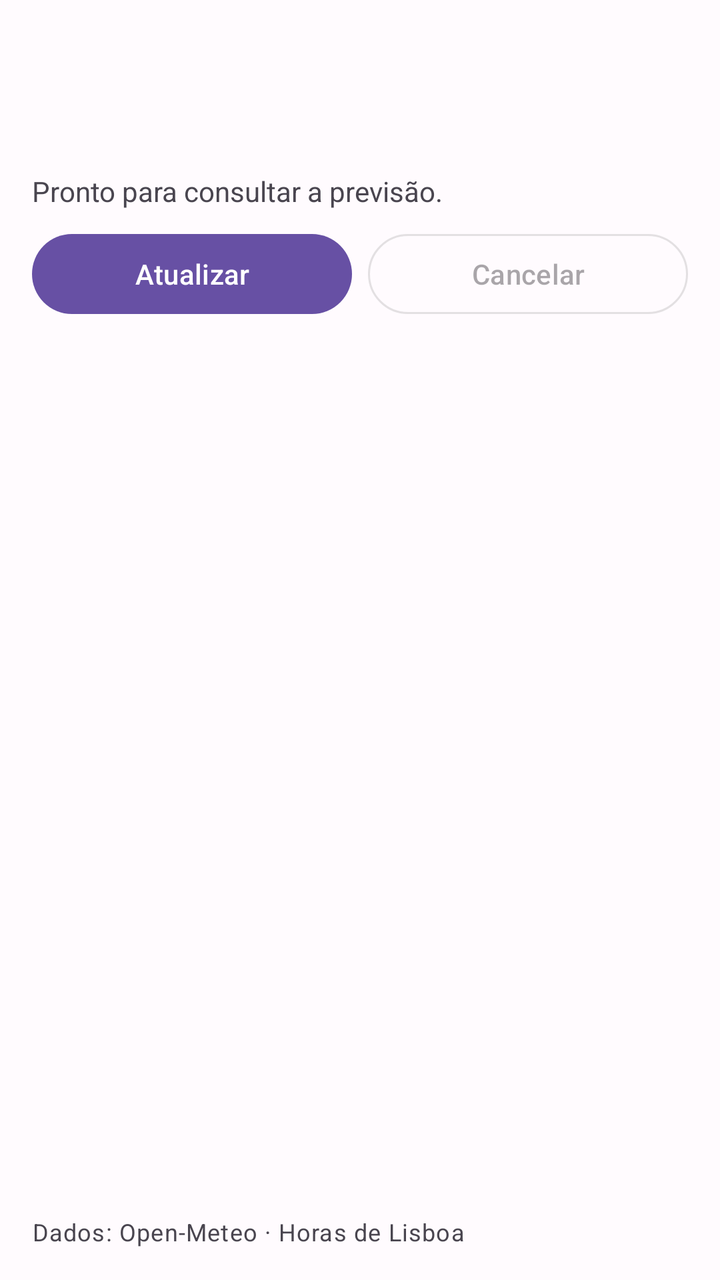
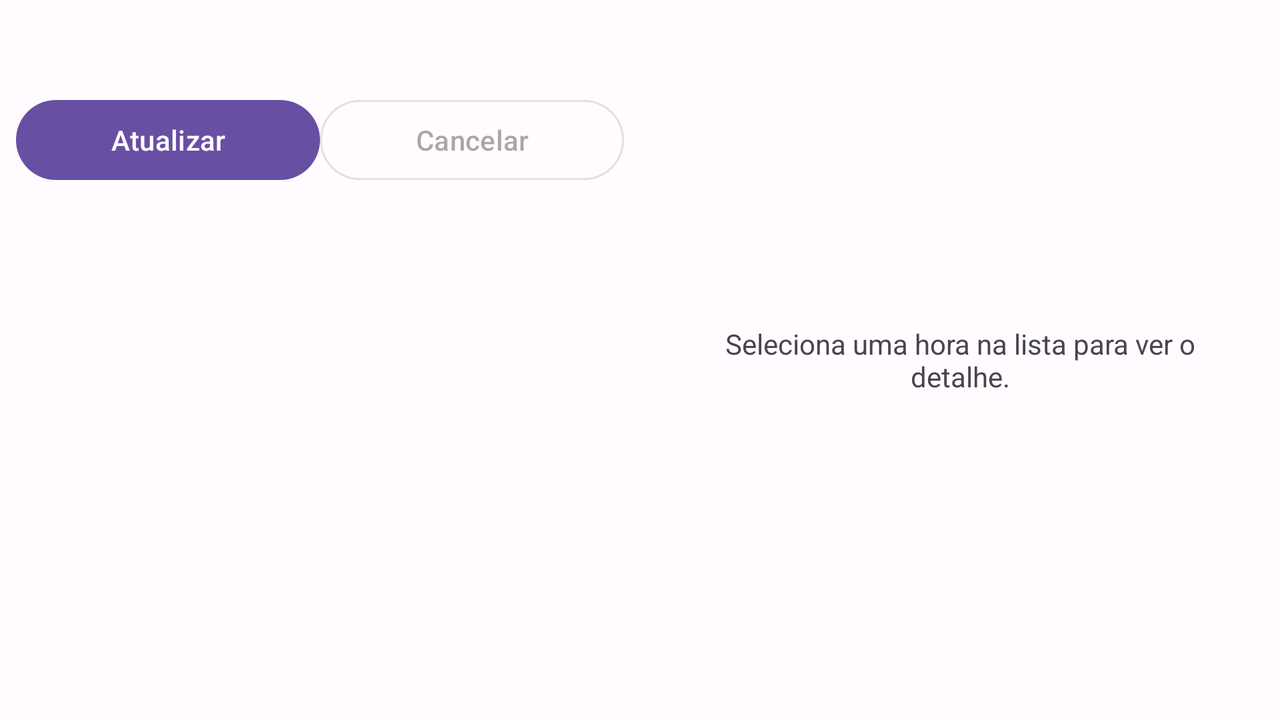

Compare how this app lays out the same screen by default and in its alternative resource folder. The renders come first, then the two layout files and the values they reference.
<!-- AndroidManifest.xml: activity theme Theme.UPTStudentHub.Explorer -->
<!-- res/layout/activity_explorer.xml -->
<?xml version="1.0" encoding="utf-8"?>
<FrameLayout xmlns:android="http://schemas.android.com/apk/res/android"
    android:layout_width="match_parent" android:layout_height="match_parent"
    android:fitsSystemWindows="true">
<LinearLayout
    android:layout_width="match_parent" android:layout_height="match_parent"
    android:orientation="vertical"
    android:padding="@dimen/spacing_m">
    <TextView android:id="@+id/tvExplorerGreeting"
        android:layout_width="match_parent" android:layout_height="wrap_content"
        android:textAppearance="?attr/textAppearanceBodyLarge" />
    <TextView android:id="@+id/tvExplorerBeach"
        android:layout_width="match_parent" android:layout_height="wrap_content"
        android:layout_marginTop="@dimen/spacing_s"
        android:textAppearance="?attr/textAppearanceHeadlineSmall" />
    <TextView android:id="@+id/tvExplorerOffline"
        android:layout_width="match_parent" android:layout_height="wrap_content"
        android:padding="@dimen/spacing_s" android:visibility="gone"
        android:text="@string/explorer_offline" android:accessibilityLiveRegion="polite"
        android:textColor="?attr/colorOnErrorContainer" android:background="?attr/colorErrorContainer" />
    <TextView android:id="@+id/tvExplorerBattery"
        android:layout_width="match_parent" android:layout_height="wrap_content"
        android:padding="@dimen/spacing_s" android:visibility="gone"
        android:text="@string/explorer_battery_low" android:accessibilityLiveRegion="polite"
        android:textColor="?attr/colorOnSecondaryContainer" android:background="?attr/colorSecondaryContainer" />
    <TextView android:id="@+id/tvExplorerStatus"
        android:layout_width="match_parent" android:layout_height="wrap_content"
        android:layout_marginTop="@dimen/spacing_s"
        android:text="@string/explorer_idle" />
    <ProgressBar android:id="@+id/progressExplorer"
        style="?android:attr/progressBarStyleHorizontal"
        android:layout_width="match_parent" android:layout_height="wrap_content"
        android:indeterminate="true" android:visibility="gone" />
    <LinearLayout android:layout_width="match_parent" android:layout_height="wrap_content"
        android:orientation="horizontal" android:baselineAligned="false"
        android:layout_marginTop="@dimen/spacing_s">
        <Button android:id="@+id/btnExplorerRefresh"
            android:layout_width="0dp" android:layout_height="wrap_content" android:layout_weight="1"
            android:layout_marginEnd="@dimen/spacing_s" android:minHeight="@dimen/touch_target"
            android:text="@string/btn_refresh" />
        <Button android:id="@+id/btnExplorerCancel" style="?attr/materialButtonOutlinedStyle"
            android:layout_width="0dp" android:layout_height="wrap_content" android:layout_weight="1"
            android:minHeight="@dimen/touch_target" android:enabled="false"
            android:text="@string/btn_cancel" />
    </LinearLayout>
    <TextView android:id="@+id/tvExplorerRetained"
        android:layout_width="match_parent" android:layout_height="wrap_content"
        android:layout_marginTop="@dimen/spacing_s" android:visibility="gone" />
    <TextView android:id="@+id/tvExplorerCount"
        android:layout_width="match_parent" android:layout_height="wrap_content"
        android:layout_marginTop="@dimen/spacing_s"
        android:textAppearance="?attr/textAppearanceTitleSmall" />
    <TextView android:id="@+id/tvExplorerThreshold"
        android:layout_width="match_parent" android:layout_height="wrap_content"
        android:textAppearance="?attr/textAppearanceBodySmall" />
    <ListView android:id="@+id/listExplorer"
        android:layout_width="match_parent" android:layout_height="0dp" android:layout_weight="1"
        android:layout_marginTop="@dimen/spacing_s"
        android:divider="?android:attr/listDivider"
        android:dividerHeight="@dimen/explorer_divider_height"
        android:saveEnabled="false" />
    <TextView android:layout_width="match_parent" android:layout_height="wrap_content"
        android:layout_marginTop="@dimen/spacing_s"
        android:text="@string/explorer_data_source"
        android:textAppearance="?attr/textAppearanceBodySmall" />
</LinearLayout>
</FrameLayout>
<!-- resources referenced by this layout -->
<resources>
  <dimen name="explorer_divider_height">1dp</dimen>
  <dimen name="spacing_m">16dp</dimen>
  <dimen name="spacing_s">8dp</dimen>
  <dimen name="touch_target">48dp</dimen>
  <string name="btn_cancel">Cancelar</string>
  <string name="btn_refresh">Atualizar</string>
  <string name="explorer_battery_low">Bateria fraca: atualização periódica suspensa.</string>
  <string name="explorer_data_source">Dados: Open-Meteo · Horas de Lisboa</string>
  <string name="explorer_idle">Pronto para consultar a previsão.</string>
  <string name="explorer_offline">Sem ligação à Internet.</string>
  <style name="Theme.UPTStudentHub.Explorer" parent="Theme.UPTStudentHub">
          <item name="android:windowAnimationStyle">@style/ExplorerWindowAnimations</item>
      </style>
  <style name="Theme.UPTStudentHub" parent="Base.Theme.UPTStudentHub" />
  <style name="ExplorerWindowAnimations" parent="@android:style/Animation.Activity">
          <item name="android:activityOpenEnterAnimation">@anim/screen_open_enter</item>
          <item name="android:activityOpenExitAnimation">@anim/screen_open_exit</item>
          <item name="android:activityCloseEnterAnimation">@anim/screen_close_enter</item>
          <item name="android:activityCloseExitAnimation">@anim/screen_close_exit</item>
      </style>
  <!-- from res/values-v27/ -->
  <style name="Base.Theme.UPTStudentHub" parent="Common.Theme.UPTStudentHub">
          <item name="android:windowLightStatusBar">true</item>
          <item name="android:windowLightNavigationBar">true</item>
          <item name="android:navigationBarColor">@color/app_surface</item>
      </style>
  <color name="app_surface">#FFFBFE</color>
  <color name="app_primary">#6750A4</color>
  <color name="app_on_primary">#FFFFFF</color>
  <color name="app_primary_container">#EADDFF</color>
  <color name="app_on_primary_container">#21005D</color>
  <color name="app_secondary">#625B71</color>
  <color name="app_on_secondary">#FFFFFF</color>
  <color name="app_secondary_container">#E8DEF8</color>
  <color name="app_on_secondary_container">#1D192B</color>
  <color name="app_on_surface">#1C1B1F</color>
  <color name="app_surface_variant">#E7E0EC</color>
  <color name="app_on_surface_variant">#49454F</color>
  <color name="app_outline">#79747E</color>
  <color name="app_error">#B3261E</color>
  <color name="app_on_error">#FFFFFF</color>
  <color name="app_error_container">#F9DEDC</color>
  <color name="app_on_error_container">#410E0B</color>
  <color name="app_legacy_navigation">#1C1B1F</color>
  <!-- some entries are left out for length -->
</resources>
<!-- res/layout-land/activity_explorer.xml (the repository's variant of the layout above) -->
<!-- drawn on the phone turned sideways -->
<?xml version="1.0" encoding="utf-8"?>
<LinearLayout xmlns:android="http://schemas.android.com/apk/res/android"
    xmlns:tools="http://schemas.android.com/tools"
    android:layout_width="match_parent" android:layout_height="match_parent"
    android:orientation="vertical" android:fitsSystemWindows="true">
    <LinearLayout android:layout_width="match_parent" android:layout_height="wrap_content"
        android:orientation="horizontal" android:baselineAligned="false">
    <TextView android:id="@+id/tvExplorerOffline"
        android:layout_width="0dp" android:layout_weight="1" android:layout_height="wrap_content"
        android:textAppearance="?attr/textAppearanceBodySmall"
        android:padding="@dimen/spacing_s" android:visibility="gone"
        android:text="@string/explorer_offline" android:accessibilityLiveRegion="polite"
        android:textColor="?attr/colorOnErrorContainer" android:background="?attr/colorErrorContainer" />
    <TextView android:id="@+id/tvExplorerBattery"
        android:layout_width="0dp" android:layout_weight="1" android:layout_height="wrap_content"
        android:textAppearance="?attr/textAppearanceBodySmall"
        android:padding="@dimen/spacing_s" android:visibility="gone"
        android:text="@string/explorer_battery_low" android:accessibilityLiveRegion="polite"
        android:textColor="?attr/colorOnSecondaryContainer" android:background="?attr/colorSecondaryContainer" />
    </LinearLayout>
    <LinearLayout android:layout_width="match_parent" android:layout_height="0dp" android:layout_weight="1"
        android:orientation="horizontal" android:baselineAligned="false">
    <LinearLayout android:layout_width="0dp" android:layout_weight="1" android:layout_height="match_parent"
        android:orientation="vertical" android:padding="@dimen/spacing_s">
        <LinearLayout android:layout_width="match_parent" android:layout_height="wrap_content" android:orientation="horizontal">
            <TextView android:id="@+id/tvExplorerGreeting" android:layout_width="0dp" android:layout_weight="1"
                android:layout_height="wrap_content" android:textAppearance="?attr/textAppearanceBodySmall" />
            <TextView android:id="@+id/tvExplorerBeach" android:layout_width="wrap_content"
                android:layout_height="wrap_content" android:textAppearance="?attr/textAppearanceTitleMedium" />
        </LinearLayout>
        <TextView android:id="@+id/tvExplorerStatus" android:layout_width="match_parent" android:layout_height="wrap_content"
            android:textAppearance="?attr/textAppearanceBodySmall" />
        <ProgressBar android:id="@+id/progressExplorer" style="?android:attr/progressBarStyleHorizontal"
            android:layout_width="match_parent" android:layout_height="wrap_content" android:indeterminate="true" android:visibility="gone" />
        <LinearLayout android:layout_width="match_parent" android:layout_height="wrap_content" android:orientation="horizontal" android:baselineAligned="false">
            <Button android:id="@+id/btnExplorerRefresh" android:layout_width="0dp" android:layout_weight="1"
                android:layout_height="wrap_content" android:minHeight="@dimen/touch_target" android:text="@string/btn_refresh" />
            <Button android:id="@+id/btnExplorerCancel" style="?attr/materialButtonOutlinedStyle"
                android:layout_width="0dp" android:layout_weight="1" android:layout_height="wrap_content"
                android:minHeight="@dimen/touch_target" android:text="@string/btn_cancel" android:enabled="false" />
        </LinearLayout>
        <TextView android:id="@+id/tvExplorerRetained" android:layout_width="match_parent" android:layout_height="wrap_content"
            android:textAppearance="?attr/textAppearanceBodySmall" android:visibility="gone" />
        <TextView android:id="@+id/tvExplorerCount" android:layout_width="match_parent" android:layout_height="wrap_content"
            android:textAppearance="?attr/textAppearanceBodySmall" />
        <TextView android:id="@+id/tvExplorerThreshold" android:layout_width="match_parent" android:layout_height="wrap_content"
            android:textAppearance="?attr/textAppearanceBodySmall" />
        <ListView android:id="@+id/listExplorer" android:layout_width="match_parent" android:layout_height="0dp"
            android:layout_weight="1" android:saveEnabled="false" android:divider="?android:attr/listDivider"
            android:dividerHeight="@dimen/explorer_divider_height" />
    </LinearLayout>
    
    <FrameLayout android:id="@+id/explorerDetailPane" tools:ignore="InconsistentLayout" android:layout_width="0dp" android:layout_weight="1"
        android:layout_height="match_parent">
        <TextView android:id="@+id/tvSelectDetail" tools:ignore="InconsistentLayout" android:layout_width="match_parent" android:layout_height="match_parent"
            android:gravity="center" android:padding="@dimen/spacing_m" android:text="@string/explorer_select_detail" />
        <include android:id="@+id/explorerDetailContent" tools:ignore="InconsistentLayout" layout="@layout/activity_detail"
            android:layout_width="match_parent" android:layout_height="match_parent" android:visibility="gone" />
    </FrameLayout>
    </LinearLayout>
</LinearLayout>
<!-- res/layout/activity_detail.xml (included above) -->
<?xml version="1.0" encoding="utf-8"?>
<ScrollView xmlns:android="http://schemas.android.com/apk/res/android"
    android:layout_width="match_parent" android:layout_height="match_parent"
    android:fitsSystemWindows="true" android:fillViewport="true">
    <LinearLayout android:layout_width="match_parent" android:layout_height="wrap_content"
        android:orientation="vertical" android:padding="@dimen/spacing_m">
        <TextView android:id="@+id/tvDetailBeach"
            android:layout_width="match_parent" android:layout_height="wrap_content"
            android:textAppearance="?attr/textAppearanceHeadlineSmall" />
        <TextView android:id="@+id/tvDetailTime"
            android:layout_width="match_parent" android:layout_height="wrap_content"
            android:textAppearance="?attr/textAppearanceTitleMedium" />
        <Button android:id="@+id/btnDetailFavorite" style="?attr/materialButtonOutlinedStyle"
            android:layout_width="match_parent" android:layout_height="wrap_content"
            android:layout_marginTop="@dimen/spacing_m" android:minHeight="@dimen/touch_target"
            android:text="@string/detail_mark_favorite" />
        <com.google.android.material.card.MaterialCardView android:id="@+id/detailCard"
            android:layout_width="match_parent" android:layout_height="wrap_content"
            android:layout_marginTop="@dimen/spacing_m">
            <LinearLayout android:layout_width="match_parent" android:layout_height="wrap_content"
                android:orientation="vertical" android:padding="@dimen/spacing_m">
                <TextView android:layout_width="match_parent" android:layout_height="wrap_content"
                    android:text="@string/detail_sea_title" android:textAppearance="?attr/textAppearanceTitleLarge" />
                <TextView android:id="@+id/tvDetailHeight"
                    android:layout_width="match_parent" android:layout_height="wrap_content"
                    android:layout_marginTop="@dimen/spacing_s" />
                <TextView android:id="@+id/tvDetailPeriod"
                    android:layout_width="match_parent" android:layout_height="wrap_content" />
                <TextView android:id="@+id/tvDetailDirection"
                    android:layout_width="match_parent" android:layout_height="wrap_content" />
                <TextView android:id="@+id/tvDetailWater"
                    android:layout_width="match_parent" android:layout_height="wrap_content" />
                <TextView android:layout_width="match_parent" android:layout_height="wrap_content"
                    android:layout_marginTop="@dimen/spacing_l"
                    android:text="@string/detail_weather_title" android:textAppearance="?attr/textAppearanceTitleLarge" />
                <TextView android:id="@+id/tvDetailStatus"
                    android:layout_width="match_parent" android:layout_height="wrap_content"
                    android:layout_marginTop="@dimen/spacing_s" android:text="@string/detail_idle" />
                <ProgressBar android:id="@+id/progressDetail"
                    style="?android:attr/progressBarStyleHorizontal"
                    android:layout_width="match_parent" android:layout_height="wrap_content"
                    android:indeterminate="true" android:visibility="gone" />
                <LinearLayout android:id="@+id/detailWeatherValues"
                    android:layout_width="match_parent" android:layout_height="wrap_content"
                    android:layout_marginTop="@dimen/spacing_s" android:orientation="vertical"
                    android:visibility="gone">
                    <TextView android:id="@+id/tvDetailWindSpeed"
                        android:layout_width="match_parent" android:layout_height="wrap_content" />
                    <TextView android:id="@+id/tvDetailWindDirection"
                        android:layout_width="match_parent" android:layout_height="wrap_content" />
                    <TextView android:id="@+id/tvDetailAir"
                        android:layout_width="match_parent" android:layout_height="wrap_content" />
                </LinearLayout>
                <Button android:id="@+id/btnDetailRefresh"
                    android:layout_width="match_parent" android:layout_height="wrap_content"
                    android:layout_marginTop="@dimen/spacing_m" android:minHeight="@dimen/touch_target"
                    android:text="@string/detail_retry" />
            </LinearLayout>
        </com.google.android.material.card.MaterialCardView>
        <TextView android:layout_width="match_parent" android:layout_height="wrap_content"
            android:layout_marginTop="@dimen/spacing_m" android:text="@string/explorer_data_source"
            android:textAppearance="?attr/textAppearanceBodySmall" />
    </LinearLayout>
</ScrollView>
<!-- resources referenced by the variant -->
<!-- as the phone turned sideways resolves them -->
<resources>
  <dimen name="explorer_divider_height">1dp</dimen>
  <dimen name="spacing_l">24dp</dimen>
  <dimen name="spacing_m">16dp</dimen>
  <dimen name="spacing_s">8dp</dimen>
  <dimen name="touch_target">48dp</dimen>
  <string name="btn_cancel">Cancelar</string>
  <string name="btn_refresh">Atualizar</string>
  <string name="detail_idle">Pronto para consultar o detalhe.</string>
  <string name="detail_mark_favorite">Marcar favorito</string>
  <string name="detail_retry">Atualizar meteorologia</string>
  <string name="detail_sea_title">Mar</string>
  <string name="detail_weather_title">Vento e temperatura do ar</string>
  <string name="explorer_battery_low">Bateria fraca: atualização periódica suspensa.</string>
  <string name="explorer_data_source">Dados: Open-Meteo · Horas de Lisboa</string>
  <string name="explorer_offline">Sem ligação à Internet.</string>
  <string name="explorer_select_detail">Seleciona uma hora na lista para ver o detalhe.</string>
  <style name="Theme.UPTStudentHub.Explorer" parent="Theme.UPTStudentHub">
          <item name="android:windowAnimationStyle">@style/ExplorerWindowAnimations</item>
      </style>
  <style name="Theme.UPTStudentHub" parent="Base.Theme.UPTStudentHub" />
  <style name="ExplorerWindowAnimations" parent="@android:style/Animation.Activity">
          <item name="android:activityOpenEnterAnimation">@anim/screen_open_enter</item>
          <item name="android:activityOpenExitAnimation">@anim/screen_open_exit</item>
          <item name="android:activityCloseEnterAnimation">@anim/screen_close_enter</item>
          <item name="android:activityCloseExitAnimation">@anim/screen_close_exit</item>
      </style>
  <!-- from res/values-v27/ -->
  <style name="Base.Theme.UPTStudentHub" parent="Common.Theme.UPTStudentHub">
          <item name="android:windowLightStatusBar">true</item>
          <item name="android:windowLightNavigationBar">true</item>
          <item name="android:navigationBarColor">@color/app_surface</item>
      </style>
  <color name="app_surface">#FFFBFE</color>
  <color name="app_primary">#6750A4</color>
  <color name="app_on_primary">#FFFFFF</color>
  <color name="app_primary_container">#EADDFF</color>
  <color name="app_on_primary_container">#21005D</color>
  <color name="app_secondary">#625B71</color>
  <color name="app_on_secondary">#FFFFFF</color>
  <color name="app_secondary_container">#E8DEF8</color>
  <color name="app_on_secondary_container">#1D192B</color>
  <color name="app_on_surface">#1C1B1F</color>
  <color name="app_surface_variant">#E7E0EC</color>
  <color name="app_on_surface_variant">#49454F</color>
  <color name="app_outline">#79747E</color>
  <color name="app_error">#B3261E</color>
  <color name="app_on_error">#FFFFFF</color>
  <color name="app_error_container">#F9DEDC</color>
  <color name="app_on_error_container">#410E0B</color>
  <color name="app_legacy_navigation">#1C1B1F</color>
  <!-- some entries are left out for length -->
</resources>
